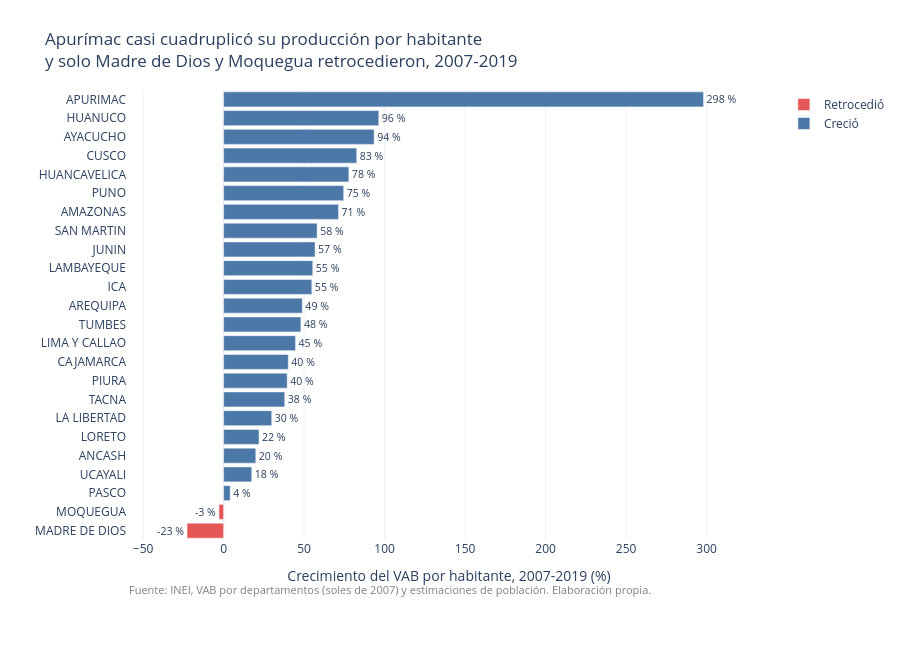

Here is the notebook cell this chart was saved with:
### Code cell
fuente = "Fuente: INEI, VAB por departamentos (soles de 2007) y estimaciones de población. Elaboración propia."

fig_barras = px.bar(
    crecimiento.sort_values("crecimiento_pct"),
    x="crecimiento_pct", y="departamento", orientation="h",
    color="tendencia", text="crecimiento_pct",
    color_discrete_map={"Creció": "#4C78A8", "Retrocedió": "#E45756"},
    labels={"crecimiento_pct": "Crecimiento del VAB por habitante, 2007-2019 (%)",
            "departamento": "", "tendencia": ""},
    title="Apurímac casi cuadruplicó su producción por habitante<br>y solo Madre de Dios y Moquegua retrocedieron, 2007-2019",
)
fig_barras.update_traces(texttemplate="%{text:.0f} %", textposition="outside", cliponaxis=False)
fig_barras.update_xaxes(range=[-60, 340])
fig_barras.update_layout(
    template="plotly_white",
    height=650,
    margin=dict(l=10, r=10, t=90, b=110),
    annotations=[dict(text=fuente, showarrow=False, xref="paper", yref="paper",
                      x=0, y=-0.13, font=dict(size=11, color="gray"))],
)
fig_barras.show()

### Figure 1 — Plotly figure (JSON) as saved in the notebook; plotly's stock layout.template omitted (floating-point values rounded to 4 significant figures)
{"data": [{"cliponaxis": false, "hovertemplate": "=%{y}<br>Crecimiento del VAB por habitante, 2007-2019 (%)=%{text}<extra></extra>", "legendgroup": "Retrocedió", "marker": {"color": "#E45756", "pattern": {"shape": ""}}, "name": "Retrocedió", "orientation": "h", "showlegend": true, "text": [-22.7, -2.9], "textposition": "outside", "texttemplate": "%{text:.0f} %", "type": "bar", "x": [-22.7, -2.9], "xaxis": "x", "y": ["MADRE DE DIOS", "MOQUEGUA"], "yaxis": "y"}, {"cliponaxis": false, "hovertemplate": "=%{y}<br>Crecimiento del VAB por habitante, 2007-2019 (%)=%{text}<extra></extra>", "legendgroup": "Creció", "marker": {"color": "#4C78A8", "pattern": {"shape": ""}}, "name": "Creció", "orientation": "h", "showlegend": true, "text": [4.1, 17.5, 20.0, 22.0, 29.9, 38.0, 39.5, 40.2, 44.7, 48.0, 48.9, 54.8, 55.4, 56.8, 58.1, 71.4, 74.6, 77.8, 82.7, 93.5, 96.4, 298.1], "textposition": "outside", "texttemplate": "%{text:.0f} %", "type": "bar", "x": [4.1, 17.5, 20.0, 22.0, 29.9, 38.0, 39.5, 40.2, 44.7, 48.0, 48.9, 54.8, 55.4, 56.8, 58.1, 71.4, 74.6, 77.8, 82.7, 93.5, 96.4, 298.1], "xaxis": "x", "y": ["PASCO", "UCAYALI", "ANCASH", "LORETO", "LA LIBERTAD", "TACNA", "PIURA", "CAJAMARCA", "LIMA Y CALLAO", "TUMBES", "AREQUIPA", "ICA", "LAMBAYEQUE", "JUNIN", "SAN MARTIN", "AMAZONAS", "PUNO", "HUANCAVELICA", "CUSCO", "AYACUCHO", "HUANUCO", "APURIMAC"], "yaxis": "y"}], "layout": {"annotations": [{"font": {"color": "gray", "size": 11}, "showarrow": false, "text": "Fuente: INEI, VAB por departamentos (soles de 2007) y estimaciones de población. Elaboración propia.", "x": 0, "xref": "paper", "y": -0.13, "yref": "paper"}], "barmode": "relative", "height": 650, "legend": {"title": {"text": ""}, "tracegroupgap": 0}, "margin": {"b": 110, "l": 10, "r": 10, "t": 90}, "title": {"text": "Apurímac casi cuadruplicó su producción por habitante<br>y solo Madre de Dios y Moquegua retrocedieron, 2007-2019"}, "xaxis": {"anchor": "y", "domain": [0.0, 1.0], "range": [-60, 340], "title": {"text": "Crecimiento del VAB por habitante, 2007-2019 (%)"}}, "yaxis": {"anchor": "x", "domain": [0.0, 1.0], "title": {"text": ""}}}}
